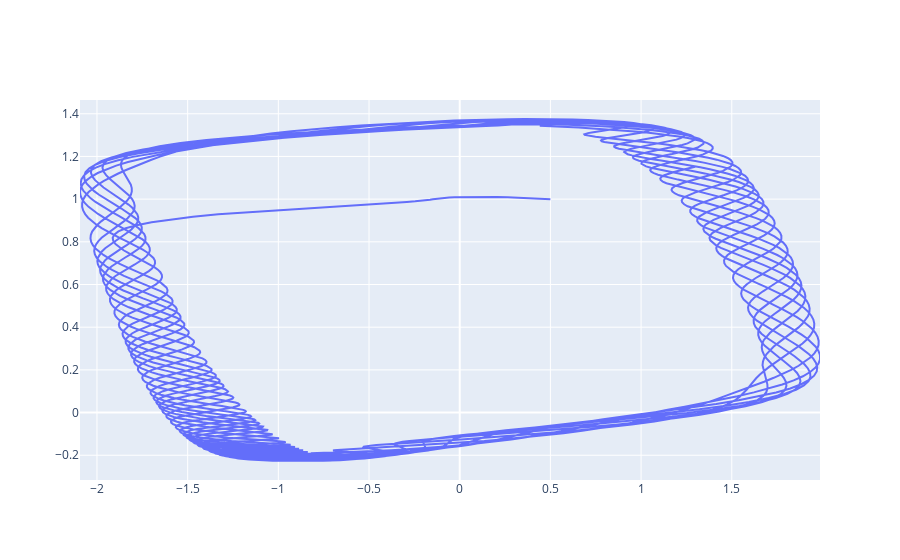

Notebook code cell kept with this figure:
### Code cell
state0 = numpy.asarray([.5,1])
state = evolveSystem2(fitzhughNagumo,state0,time=300)

### Figure 1 — Plotly figure (JSON) as saved in the notebook; plotly's stock layout.template omitted (floating-point values rounded to 4 significant figures; data arrays with more than 128 entries replaced by an {"elided": "..."} marker saying what was removed)
{"data": [{"mode": "lines", "type": "scatter", "x": {"elided": "3000 float values"}, "y": {"elided": "3000 float values"}}], "layout": {}}
